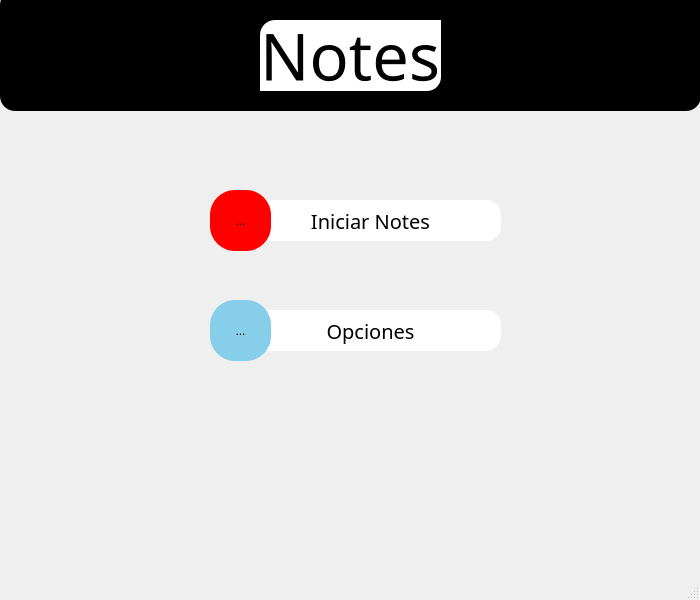
<?xml version="1.0" encoding="UTF-8"?>
<ui version="4.0">
 <class>MainWindow</class>
 <widget class="QMainWindow" name="MainWindow">
  <property name="geometry">
   <rect>
    <x>0</x>
    <y>0</y>
    <width>700</width>
    <height>600</height>
   </rect>
  </property>
  <property name="windowTitle">
   <string>Notes</string>
  </property>
  <property name="styleSheet">
   <string notr="true">QMainWindow {
background-image: url(:/path/imagenes/fondo.png);
}

#frame_2 {
background-color: black;
border-radius: 15px;
}

#etiqueta {
color: black;
font-size: 65px;
font-family: Aharoni;
background: white;
border-top-left-radius: 15px;
border-bottom-right-radius: 14px;
}

QToolButton {
background-color: white;
border-radius: 14px;
}

#inicio {
background-color: white;
border-radius: 15px;
font-size: 20px;
font-family: Aharoni;
color: black;

}

#icono {
background-color: red;
border-radius: 25px;
}

#inicio:hover {
background-color: rgb(116, 160, 255);
color: white;
}

#opciones {
background-color:  white;
border-radius: 15px;
font-size: 20px;
font-family: Aharoni;
color: black;
}

#icono2 {
background-color: skyblue;
border-radius: 25px;
}

#opciones:hover {
background-color: #5b6164;
color: white;
}</string>
  </property>
  <widget class="QWidget" name="centralwidget">
   <widget class="QFrame" name="frame_2">
    <property name="geometry">
     <rect>
      <x>0</x>
      <y>-10</y>
      <width>701</width>
      <height>121</height>
     </rect>
    </property>
    <property name="frameShape">
     <enum>QFrame::StyledPanel</enum>
    </property>
    <property name="frameShadow">
     <enum>QFrame::Raised</enum>
    </property>
    <widget class="QLabel" name="etiqueta">
     <property name="geometry">
      <rect>
       <x>260</x>
       <y>30</y>
       <width>181</width>
       <height>71</height>
      </rect>
     </property>
     <property name="styleSheet">
      <string notr="true"/>
     </property>
     <property name="text">
      <string>Notes</string>
     </property>
    </widget>
   </widget>
   <widget class="QPushButton" name="inicio">
    <property name="geometry">
     <rect>
      <x>240</x>
      <y>200</y>
      <width>261</width>
      <height>41</height>
     </rect>
    </property>
    <property name="text">
     <string>Iniciar Notes</string>
    </property>
   </widget>
   <widget class="QToolButton" name="icono">
    <property name="geometry">
     <rect>
      <x>210</x>
      <y>190</y>
      <width>61</width>
      <height>61</height>
     </rect>
    </property>
    <property name="text">
     <string>...</string>
    </property>
    <property name="icon">
     <iconset resource="recursos.qrc">
      <normaloff>:/path/imagenes/lapiz.ico</normaloff>:/path/imagenes/lapiz.ico</iconset>
    </property>
    <property name="iconSize">
     <size>
      <width>65</width>
      <height>65</height>
     </size>
    </property>
   </widget>
   <widget class="QPushButton" name="opciones">
    <property name="geometry">
     <rect>
      <x>240</x>
      <y>310</y>
      <width>261</width>
      <height>41</height>
     </rect>
    </property>
    <property name="text">
     <string>Opciones</string>
    </property>
   </widget>
   <widget class="QToolButton" name="icono2">
    <property name="geometry">
     <rect>
      <x>210</x>
      <y>300</y>
      <width>61</width>
      <height>61</height>
     </rect>
    </property>
    <property name="text">
     <string>...</string>
    </property>
    <property name="icon">
     <iconset resource="recursos.qrc">
      <normaloff>:/path/imagenes/opciones.ico</normaloff>:/path/imagenes/opciones.ico</iconset>
    </property>
    <property name="iconSize">
     <size>
      <width>45</width>
      <height>45</height>
     </size>
    </property>
   </widget>
  </widget>
  <widget class="QStatusBar" name="statusbar"/>
 </widget>
 <resources>
  <include location="recursos.qrc"/>
 </resources>
 <connections/>
</ui>
